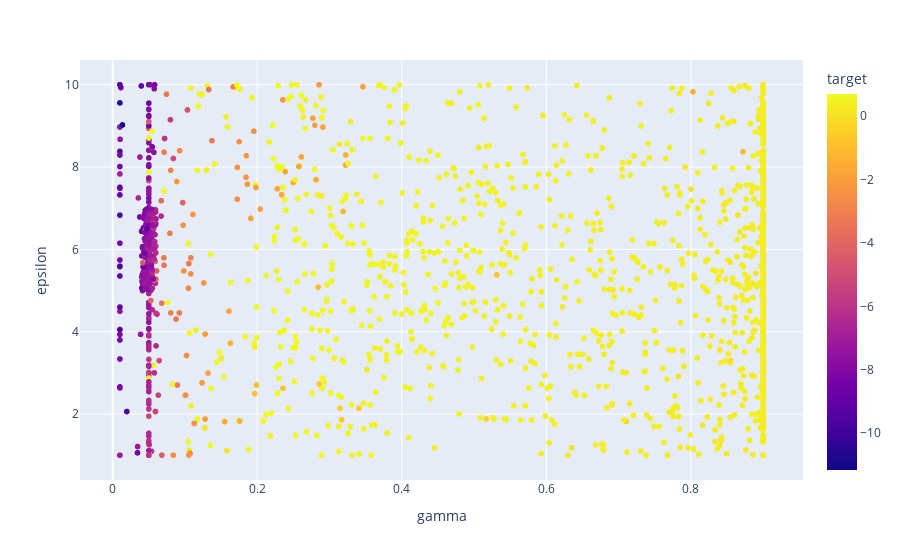

Source (notebook cell):
### Code cell
px.scatter(df2, x="gamma", y="epsilon", color="target")

### Figure 1 — Plotly figure (JSON) as saved in the notebook; plotly's stock layout.template omitted (floating-point values rounded to 4 significant figures; data arrays with more than 128 entries replaced by an {"elided": "..."} marker saying what was removed)
{"data": [{"hovertemplate": "gamma=%{x}<br>epsilon=%{y}<br>target=%{marker.color}<extra></extra>", "legendgroup": "", "marker": {"color": {"elided": "2050 float values"}, "coloraxis": "coloraxis", "symbol": "circle"}, "mode": "markers", "name": "", "showlegend": false, "type": "scattergl", "x": {"elided": "2050 float values"}, "xaxis": "x", "y": {"elided": "2050 float values"}, "yaxis": "y"}], "layout": {"coloraxis": {"colorbar": {"title": {"text": "target"}}, "colorscale": [[0, "#0d0887"], [0.1111, "#46039f"], [0.2222, "#7201a8"], [0.3333, "#9c179e"], [0.4444, "#bd3786"], [0.5556, "#d8576b"], [0.6667, "#ed7953"], [0.7778, "#fb9f3a"], [0.8889, "#fdca26"], [1, "#f0f921"]]}, "legend": {"tracegroupgap": 0}, "margin": {"t": 60}, "xaxis": {"anchor": "y", "domain": [0, 1], "title": {"text": "gamma"}}, "yaxis": {"anchor": "x", "domain": [0, 1], "title": {"text": "epsilon"}}}}
